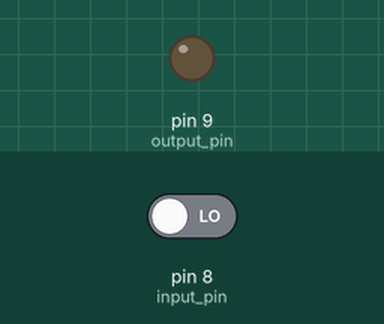
Bench run of a sketch on a simulated Arduino Uno, built with avr-gcc and run on an emulated ATmega328P. On the bench: output pins drawn as LEDs (lit = HIGH). The inputs (shaded band) are chosen by the test bench; at power-on: pin 8 (input_pin) LOW.

Above: at 1.2 s.
1.3 s: pin 8 (input_pin) driven HIGH
At 2.4 s:
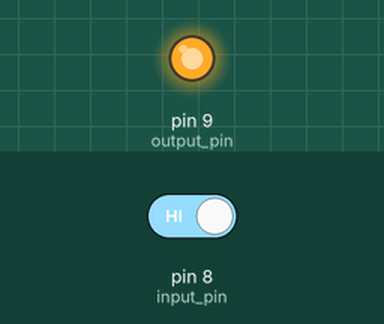
2.8 s: pin 8 (input_pin) driven LOW
At 3.5 s:
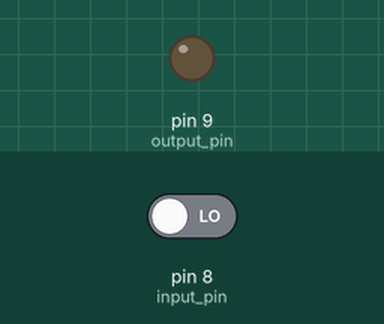
Timing chart, 0 to 5.8 s (numbered marks = the images above; inputs shaded):
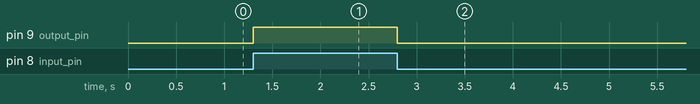

Measured:
- after the input at 1.3 s, pin 9 (output_pin): LOW → HIGH at once
- after the input at 2.8 s, pin 9 (output_pin): HIGH → LOW at once

The sketch:

Sound_Sensor.ino
```cpp
int input_pin=8;
int output_pin=9;
int i;
void setup()
{
  pinMode(input_pin,INPUT);
  pinMode(output_pin,OUTPUT);
}
void loop()
{
  i=digitalRead(input_pin);
  digitalWrite(output_pin,i);
}
```
